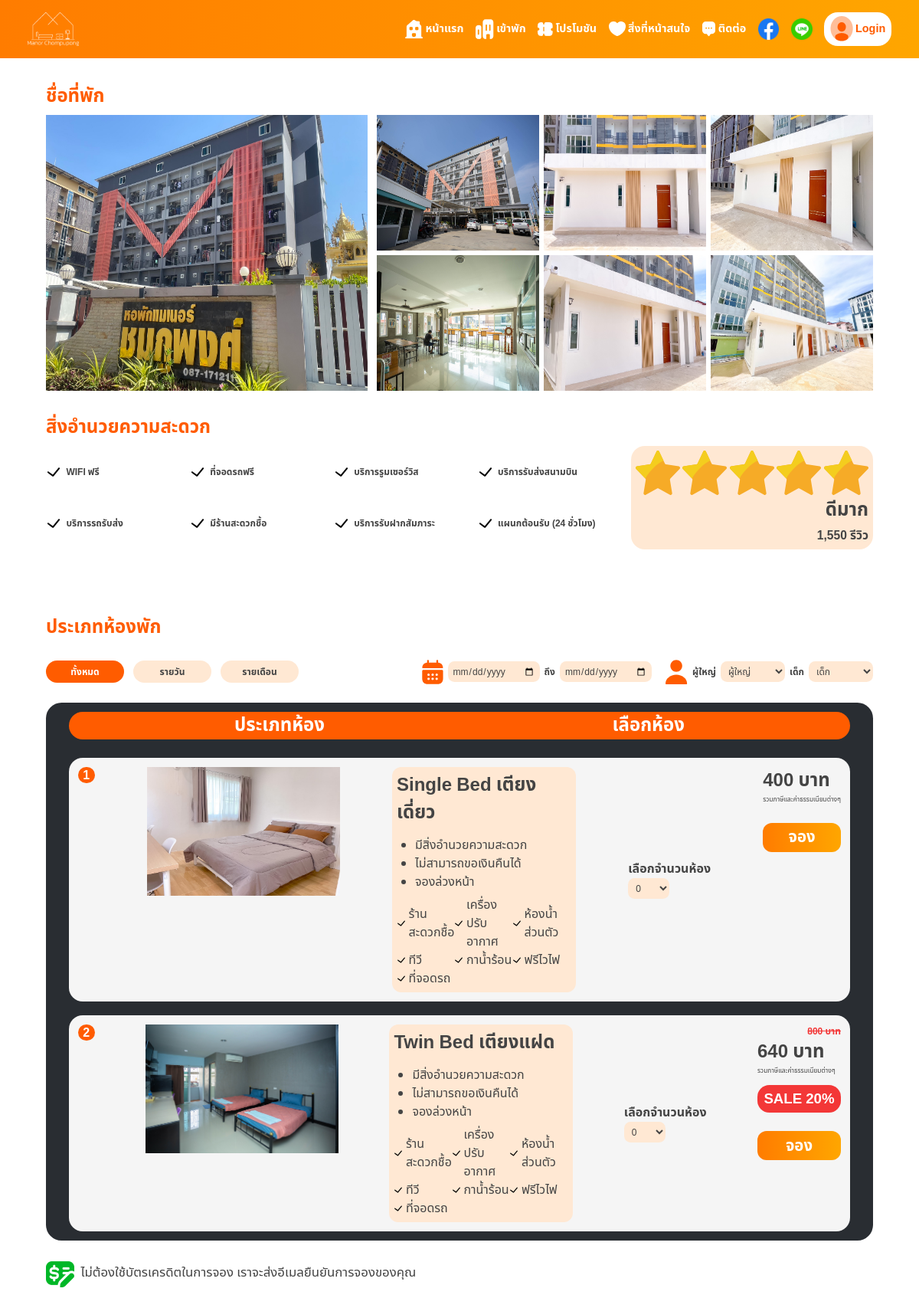
/stay.php, run on the app's committed database.
### tables this page shows
CREATE TABLE `tb_room` (
  `room_id` int(11) NOT NULL,
  `room_name` varchar(50) NOT NULL,
  `room_type` char(1) NOT NULL,
  `room_price` int(4) NOT NULL,
  `room_sale` int(2) DEFAULT NULL,
  `room_total` int(2) NOT NULL
);

CREATE TABLE `tb_room_img` (
  `room_img_id` int(11) NOT NULL,
  `room_img_path` text NOT NULL,
  `room_id` int(11) NOT NULL
);

### stay.php (the view, shortened to what this page needs)
<?php
    include('conn.php');
    $checkinDate = $_POST['checkin_date'] ?? null;
    $checkoutDate = $_POST['checkout_date'] ?? null;
    $men = $_POST['man'] ?? null;
    $child = $_POST['child'] ?? null;
?>
<!DOCTYPE php>
<php lang="en">
<head>
    <link rel="stylesheet" href="asset/css/style.css">
</head>
<body>
    <?php
       if(isset($user)) {
         echo '
           <div class="nav">
              <nav class="active">
              <div class="logo"><img src="asset/images/logo/logo2.png"></div>
                  <ul>
                      <li><a href="index.php"><img src="asset/images/icons/icon _house_.png"> หน้าแรก</a></li>
                      <li><a href="stay.php"><img src="asset/images/icons/icon _building_.png"> เข้าพัก</a></li>
                      <li><a href="promo.php"><img src="asset/images/icons/icon _ticket_.png"> โปรโมชัน</a></li>
                      <li><a href="interest.php"><img src="asset/images/icons/icon _heart_.png"> สิ่งที่หน้าสนใจ</a></li>
                      <li><a href="contact.php"><img src="asset/images/icons/icon _message_.png"> ติดต่อ</a></li>
                      <li><a class="social" href="https://web.facebook.com/"><img src="asset/images/icons/facebook.png"></a></li>
                      <li><a class="social" href="https://line.me/th/"><img src="asset/images/icons/line.png"></a></li>
                      <li class="dropdown" onclick="showDropDown()">
                       <img  src="asset/images/icons/nav_profile.png">
                       <div id="dropdown" class="hide">
                           <div class="profile">
                               <img src="asset/images/icons/nav_profile.png">
                               <div>
                                   <p>ID: '.$user['user_id'].'</p>
                                   <p>'.$user['user_uname'].'</p>
                               </div>
                           </div>
                            <a href="profile.php"><img src="asset/images/icons/edit.png">ข้อมูลส่วนตัว</a>
                            <a href="account.php"><img src="asset/images/icons/account_edit.png">จัดการบัญชี</a>
                            <a href="logout.php"><img src="asset/images/icons/logout.png">ออกจากระบบ</a>
                       </div>
                       </li>
                  </ul>
              </nav>
           </div>
         ';
       }else {
         echo '
           <div class="nav">
               <nav class="active">
               <div class="logo"><img src="asset/images/logo/logo2.png"></div>
                   <ul>
                       <li><a href="index.php"><img src="asset/images/icons/icon _house_.png"> หน้าแรก</a></li>
                       <li><a href="stay.php"><img src="asset/images/icons/icon _building_.png"> เข้าพัก</a></li>
                       <li><a href="promo.php"><img src="asset/images/icons/icon _ticket_.png"> โปรโมชัน</a></li>
                       <li><a href="interest.php"><img src="asset/images/icons/icon _heart_.png"> สิ่งที่หน้าสนใจ</a></li>
                       <li><a href="contact.php"><img src="asset/images/icons/icon _message_.png"> ติดต่อ</a></li>
                       <li><a class="social" href="https://web.facebook.com/"><img src="asset/images/icons/facebook.png"></a></li>
                       <li><a class="social" href="https://line.me/th/"><img src="asset/images/icons/line.png"></a></li>
                       <li><a href="login.php"><img src="asset/images/icons/icon _profile_circle2_.png"> Login</a></li>
                   </ul>
               </nav>
           </div>
         ';
       }
    ?>
    <section class="rest">
        <h1>ชื่อที่พัก</h1>
        <div class="images">
            <img src="asset/images/pictures/5.jpg" >
            <div class="gallary">
                <img src="asset/images/pictures/6.jpg" >
                <img src="asset/images/pictures/1.jpg" >
                <img src="asset/images/pictures/2.jpg" >
                <img src="asset/images/pictures/7.jpg" >
                <img src="asset/images/pictures/3.jpg" >
                <img src="asset/images/pictures/4.jpg" >
            </div>
        </div>
        <h1>สิ่งอำนวยความสะดวก</h1>
        <div class="info">
            <div class="service">
                <p><img src="asset/images/icons/right_arrow_direction_left_icon.svg">WIFI ฟรี</p>
                <p><img src="asset/images/icons/right_arrow_direction_left_icon.svg">ที่จอดรถฟรี</p>
                <p><img src="asset/images/icons/right_arrow_direction_left_icon.svg">บริการรูมเซอร์วิส</p>
                <p><img src="asset/images/icons/right_arrow_direction_left_icon.svg">บริการรับส่งสนามบิน</p>
                <p><img src="asset/images/icons/right_arrow_direction_left_icon.svg">บริการรถรับส่ง</p>
                <p><img src="asset/images/icons/right_arrow_direction_left_icon.svg">มีร้านสะดวกชื้อ</p>
                <p><img src="asset/images/icons/right_arrow_direction_left_icon.svg">บริการรับฝากสัมภาระ</p>
                <p><img src="asset/images/icons/right_arrow_direction_left_icon.svg">แผนกต้อนรับ (24 ชั่วโมง)</p>
            </div>
            <div class="rating">
                <div class="rating-star">
                    <img src="asset/images/icons/star_icon.svg">
                    <img src="asset/images/icons/star_icon.svg">
                    <img src="asset/images/icons/star_icon.svg">
                    <img src="asset/images/icons/star_icon.svg">
                    <img src="asset/images/icons/star_icon.svg">
                </div>
                <p>ดีมาก</p>
                <p>1,550 รีวิว</p>
            </div>
        </div>
    </section>
    <section class="type">
        <h1>ประเภทห้องพัก</h1>
        <div class="filter">
            <div class="buttons-box">
                <label class="selected" for="all">ทั้งหมด</label>
                <label class="" for="single">รายวัน</label>
                <label for="twin">รายเดือน</label>
            </div>
            <div class="selection-box">
                <div class="item">
                    <label for="checkin"><img src="asset/images/icons/icon _calendar_.svg"></label>
                    <input type="date" id="checkin" name="checkin_date" value="<?= $checkinDate ?>">
                    <p>ถึง</p>
                    <input type="date" id="checkout" name="checkout_date" value="<?= $checkoutDate ?>">
                </div>
                <div class="item">
                  <label for="man"><img src="asset/images/icons/icon _user_.svg"></label>
                  <p>ผู้ใหญ่</p>
                  <select name="man" id="man">
                    <?php
                        echo '<option value="'.($men ?? "0").'">'.($men ?? "ผู้ใหญ่").'</option>';
                    ?>
                  </select>
                  <p>เด็ก</p>
                  <select name="child" id="child">
                    <?php
                        echo '<option value="'.($child ?? "0").'">'.($child ?? "เด็ก").'</option>';
                    ?>
                  </select>
                </div>
            </div>
        </div>
        <div class="room-box">
            <div class="head">
                <h1>ประเภทห้อง</h1>
                <h1>เลือกห้อง</h1>
            </div>
            <div class="room">
                <?php
                    $sql = 'SELECT * FROM tb_room';
                    $rs = $conn->query($sql);
                    while($col = $rs->fetch_assoc()) {
                        $sqlImg = 'SELECT * FROM tb_room_img WHERE room_id = '.$col['room_id'].' LIMIT 1';
                        $rsImg = $conn->query($sqlImg);
                        $row = $rsImg->fetch_assoc();
                        if($col['room_sale'] != 0) {
                            $discountAmount = ($col['room_price'] * $col['room_sale']) / 100;
                            $discountedPrice = $col['room_price'] - $discountAmount;
                        } else {
                            $discountedPrice = $col['room_price'];
                        }
                        echo '
                            <form action="identity.php?room_id='.$col['room_id'].'" method="post">
                            <div class="item">
                                <span>'.$col['room_id'].'</span>
                                <img src="asset/images/'.$row['room_img_path'].'" >
                                <div class="info">
                                    <h2>'.$col['room_name'].'</h2>
                                        <p>'.$bed.'</p>
                                    <ul>
                                        <li>มีสิ่งอำนวยความสะดวก</li>
                                        <li>ไม่สามารถขอเงินคืนได้</li>
                                        <li>จองล่วงหน้า</li>
                                    </ul>
                                    <div class="grid">
                                        <p><img src="asset/images/icons/right_arrow_direction_left_icon.svg"> ร้านสะดวกชื้อ</p>
                                        <p><img src="asset/images/icons/right_arrow_direction_left_icon.svg"> เครื่องปรับอากาศ</p>
                                        <p><img src="asset/images/icons/right_arrow_direction_left_icon.svg"> ห้องน้ำส่วนตัว</p>
                                        <p><img src="asset/images/icons/right_arrow_direction_left_icon.svg"> ทีวี</p>
                                        <p><img src="asset/images/icons/right_arrow_direction_left_icon.svg"> กาน้ำร้อน</p>
                                        <p><img src="asset/images/icons/right_arrow_direction_left_icon.svg"> ฟรีไวไฟ</p>
                                        <p><img src="asset/images/icons/right_arrow_direction_left_icon.svg"> ที่จอดรถ</p>
                                    </div>
                                </div>
                                <div class="room-total">
                                    <span>เลือกจำนวนห้อง</span>
                                    <select name="roomTotalSelection" class="roomTotal">
                                        <option value="0">0</option>
                                    </select>
                                </div>
                                <div class="price">
                                    <div class="detail">'
                                    .($col['room_sale'] != 0 ? "<s>{$col['room_price']} บาท</s>" : "").'
                                    <h2>'.$discountedPrice.' บาท</h2>
                                    <p>รวมภาษีและค่าธรรมเนียมต่างๆ</p>
                                    '.($col['room_sale'] != 0 ? "<h3>SALE {$col['room_sale']}%</h3>" : "").'
                                    </div>
                                    <button type="submit">จอง</button>
                                </div>
                            </div>
                            </form>
                        ';
                    }
                ?>
            </div>
        </div>
        <p><img src="asset/images/icons/money-check-edit .png"> ไม่ต้องใช้บัตรเครดิตในการจอง เราจะส่งอีเมลยืนยันการจองของคุณ</p>
    </section>
    <footer>
    </footer>
</body>
</php>

### data on the page
tb_room: room_id "1", tb_room_img.room_img_path (picture), room_name "Single Bed เตียงเดี่ยว", room_price "400"
tb_room: room_id "2", tb_room_img.room_img_path (picture), room_name "Twin Bed เตียงแฝด", room_price "800", discountedPrice "640", room_sale "20"

### other printed values
form field man "ผู้ใหญ่"
form field child "เด็ก"
